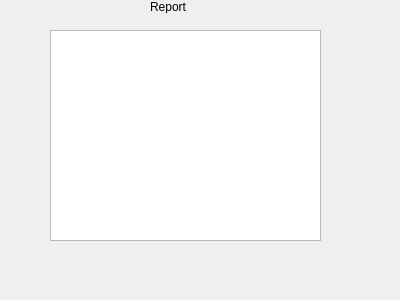
<?xml version="1.0" encoding="UTF-8"?>
<ui version="4.0">
 <class>Reporting</class>
 <widget class="QWidget" name="Reporting">
  <property name="geometry">
   <rect>
    <x>0</x>
    <y>0</y>
    <width>400</width>
    <height>300</height>
   </rect>
  </property>
  <property name="windowTitle">
   <string>Form</string>
  </property>
  <widget class="QTableView" name="reporttable">
   <property name="geometry">
    <rect>
     <x>50</x>
     <y>30</y>
     <width>271</width>
     <height>211</height>
    </rect>
   </property>
  </widget>
  <widget class="QLabel" name="label">
   <property name="geometry">
    <rect>
     <x>150</x>
     <y>0</y>
     <width>47</width>
     <height>13</height>
    </rect>
   </property>
   <property name="text">
    <string>Report</string>
   </property>
  </widget>
 </widget>
 <resources/>
 <connections/>
</ui>
